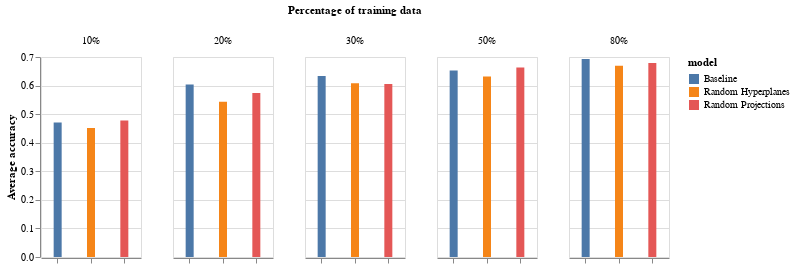

The notebook cell this image was saved under:
### Code cell
generate_bar_chart(df, 'avg_accuracy:Q', 'Average accuracy')

### Figure 1 — Vega-Lite specification as saved in the notebook (floating-point values rounded to 4 significant figures)
{"config": {"view": {"continuousWidth": 400, "continuousHeight": 300}}, "data": {"name": "data-18da0995f68e5fdc92735c077d9fa98f"}, "mark": {"type": "bar", "width": 8}, "encoding": {"color": {"field": "model", "type": "nominal"}, "column": {"field": "size", "spacing": 30, "title": "Percentage of training data", "type": "nominal"}, "tooltip": [{"field": "avg_accuracy", "format": ".3f", "type": "quantitative"}, {"field": "model", "type": "nominal"}], "x": {"axis": {"labels": false, "title": null}, "field": "model", "type": "nominal"}, "y": {"field": "avg_accuracy", "title": "Average accuracy", "type": "quantitative"}}, "height": 200, "width": 100, "$schema": "https://vega.github.io/schema/vega-lite/v4.17.0.json", "datasets": {"data-18da0995f68e5fdc92735c077d9fa98f": [{"problem": "Glass", "size": "80%", "model": "Baseline", "accuracy_1": 0.7907, "accuracy_2": 0.5581, "accuracy_3": 0.7209, "accuracy_4": 0.7442, "accuracy_5": 0.6512, "min_accuracy": 0.5581, "max_accuracy": 0.7907, "avg_accuracy": 0.693}, {"problem": "Glass", "size": "80%", "model": "Random Projections", "accuracy_1": 0.7907, "accuracy_2": 0.5581, "accuracy_3": 0.6977, "accuracy_4": 0.7209, "accuracy_5": 0.6279, "min_accuracy": 0.5581, "max_accuracy": 0.7907, "avg_accuracy": 0.6791}, {"problem": "Glass", "size": "80%", "model": "Random Hyperplanes", "accuracy_1": 0.7442, "accuracy_2": 0.6047, "accuracy_3": 0.6512, "accuracy_4": 0.7442, "accuracy_5": 0.6047, "min_accuracy": 0.6047, "max_accuracy": 0.7442, "avg_accuracy": 0.6698}, {"problem": "Glass", "size": "50%", "model": "Baseline", "accuracy_1": 0.6542, "accuracy_2": 0.6729, "accuracy_3": 0.6542, "accuracy_4": 0.7009, "accuracy_5": 0.5794, "min_accuracy": 0.5794, "max_accuracy": 0.7009, "avg_accuracy": 0.6523}, {"problem": "Glass", "size": "50%", "model": "Random Projections", "accuracy_1": 0.6729, "accuracy_2": 0.6916, "accuracy_3": 0.6449, "accuracy_4": 0.6822, "accuracy_5": 0.6262, "min_accuracy": 0.6262, "max_accuracy": 0.6916, "avg_accuracy": 0.6636}, {"problem": "Glass", "size": "50%", "model": "Random Hyperplanes", "accuracy_1": 0.6542, "accuracy_2": 0.6729, "accuracy_3": 0.5981, "accuracy_4": 0.6542, "accuracy_5": 0.5794, "min_accuracy": 0.5794, "max_accuracy": 0.6729, "avg_accuracy": 0.6318}, {"problem": "Glass", "size": "30%", "model": "Baseline", "accuracy_1": 0.6533, "accuracy_2": 0.5867, "accuracy_3": 0.6933, "accuracy_4": 0.6067, "accuracy_5": 0.6267, "min_accuracy": 0.5867, "max_accuracy": 0.6933, "avg_accuracy": 0.6333}, {"problem": "Glass", "size": "30%", "model": "Random Projections", "accuracy_1": 0.6533, "accuracy_2": 0.5867, "accuracy_3": 0.6133, "accuracy_4": 0.62, "accuracy_5": 0.5533, "min_accuracy": 0.5533, "max_accuracy": 0.6533, "avg_accuracy": 0.6053}, {"problem": "Glass", "size": "30%", "model": "Random Hyperplanes", "accuracy_1": 0.6733, "accuracy_2": 0.4533, "accuracy_3": 0.6533, "accuracy_4": 0.6067, "accuracy_5": 0.6533, "min_accuracy": 0.4533, "max_accuracy": 0.6733, "avg_accuracy": 0.608}, {"problem": "Glass", "size": "20%", "model": "Baseline", "accuracy_1": 0.6047, "accuracy_2": 0.5988, "accuracy_3": 0.6628, "accuracy_4": 0.5523, "accuracy_5": 0.5988, "min_accuracy": 0.5523, "max_accuracy": 0.6628, "avg_accuracy": 0.6035}, {"problem": "Glass", "size": "20%", "model": "Random Projections", "accuracy_1": 0.593, "accuracy_2": 0.6221, "accuracy_3": 0.6279, "accuracy_4": 0.5465, "accuracy_5": 0.4826, "min_accuracy": 0.4826, "max_accuracy": 0.6279, "avg_accuracy": 0.5744}, {"problem": "Glass", "size": "20%", "model": "Random Hyperplanes", "accuracy_1": 0.593, "accuracy_2": 0.6163, "accuracy_3": 0.6628, "accuracy_4": 0.4244, "accuracy_5": 0.4186, "min_accuracy": 0.4186, "max_accuracy": 0.6628, "avg_accuracy": 0.543}, {"problem": "Glass", "size": "10%", "model": "Baseline", "accuracy_1": 0.4352, "accuracy_2": 0.601, "accuracy_3": 0.4456, "accuracy_4": 0.4456, "accuracy_5": 0.4249, "min_accuracy": 0.4249, "max_accuracy": 0.601, "avg_accuracy": 0.4705}, {"problem": "Glass", "size": "10%", "model": "Random Projections", "accuracy_1": 0.4456, "accuracy_2": 0.5907, "accuracy_3": 0.4456, "accuracy_4": 0.5078, "accuracy_5": 0.399, "min_accuracy": 0.399, "max_accuracy": 0.5907, "avg_accuracy": 0.4777}, {"problem": "Glass", "size": "10%", "model": "Random Hyperplanes", "accuracy_1": 0.4249, "accuracy_2": 0.6062, "accuracy_3": 0.5181, "accuracy_4": 0.4041, "accuracy_5": 0.3057, "min_accuracy": 0.3057, "max_accuracy": 0.6062, "avg_accuracy": 0.4518}]}}
